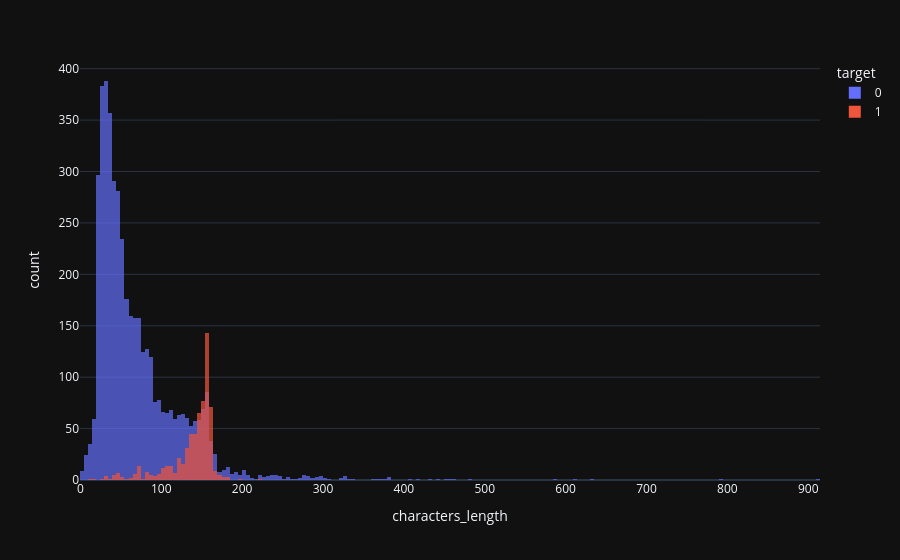

Write notebook code for a chart like this one.
### Code cell
px.histogram(df,x='characters_length', color='target', barmode='overlay', opacity=0.7)

### Figure 1 — Plotly figure (JSON) as saved in the notebook; plotly's stock layout.template omitted (floating-point values rounded to 4 significant figures; data arrays with more than 128 entries replaced by an {"elided": "..."} marker saying what was removed)
{"data": [{"bingroup": "x", "hovertemplate": "target=0<br>characters_length=%{x}<br>count=%{y}<extra></extra>", "legendgroup": "0", "marker": {"color": "#636efa", "opacity": 0.7, "pattern": {"shape": ""}}, "name": "0", "orientation": "v", "showlegend": true, "x": {"elided": "4516 int values"}, "xaxis": "x", "yaxis": "y", "type": "histogram"}, {"bingroup": "x", "hovertemplate": "target=1<br>characters_length=%{x}<br>count=%{y}<extra></extra>", "legendgroup": "1", "marker": {"color": "#EF553B", "opacity": 0.7, "pattern": {"shape": ""}}, "name": "1", "orientation": "v", "showlegend": true, "x": {"elided": "653 int values"}, "xaxis": "x", "yaxis": "y", "type": "histogram"}], "layout": {"xaxis": {"anchor": "y", "domain": [0.0, 1.0], "title": {"text": "characters_length"}}, "yaxis": {"anchor": "x", "domain": [0.0, 1.0], "title": {"text": "count"}}, "legend": {"title": {"text": "target"}, "tracegroupgap": 0}, "margin": {"t": 60}, "barmode": "overlay"}}
